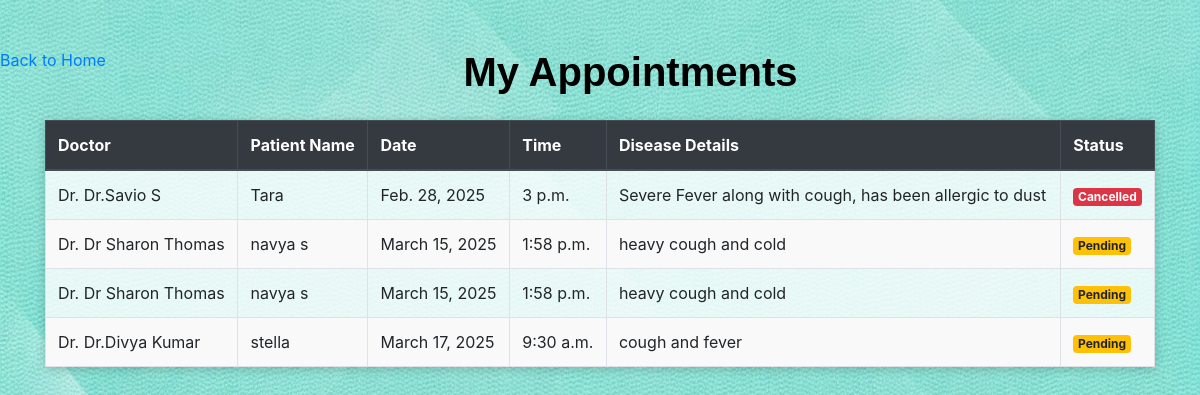
The app's page /appointment_status/ (signed in) with its own data.
### fapk/models.py (models this page shows, shortened)
class Appoinment(models.Model):
    user=models.ForeignKey(usereg,on_delete=models.CASCADE,null=False)
    doc=models.ForeignKey(doctoreg,on_delete=models.CASCADE)
    patientname=models.CharField(max_length=50)
    date=models.DateField()
    time=models.TimeField()
    diseasedetails=models.CharField(max_length=50)
    status = models.CharField(max_length=20, choices=[('Pending', 'Pending'), ('Confirmed', 'Confirmed'), ('Cancelled', 'Cancelled')],default='Pending')

class doctoreg(models.Model):
    doctorname=models.CharField(max_length=100)
    specialization=models.CharField(max_length=100)
    contact=models.IntegerField()
    licenseNumber=models.CharField(max_length=50)
    hospital=models.CharField(max_length=250)
    image=models.ImageField(upload_to='doctorimage/',blank=True,null=True)
    username=models.CharField(max_length=100)
    email=models.EmailField()
    password=models.CharField(max_length=10)
    confirmPassword=models.CharField(max_length=10)

### fapk/views.py (the view)
# urls.py: path('appointment_status/',views.appointment_status, name='appointment_status'),
def appointment_status(request):
    email=request.session.get('email')
    if email:
        obj = get_object_or_404(usereg, email=email)
        appointments = Appoinment.objects.filter(user=obj).order_by('date', 'time')
        return render(request, 'appointment_status.html', {'appointments': appointments})

### fapk/templates/appointment_status.html (shortened to what this page needs)
{% load static %}
<!DOCTYPE html>
<html lang="en">
<head>
    <link rel="stylesheet" href="https://stackpath.bootstrapcdn.com/bootstrap/4.3.1/css/bootstrap.min.css">
</head>
<body>
    <a href="/home/" class="float-left">Back to Home</a>
    <div class="container mt-5">
        <h1 class="mb-4">My Appointments</h1>
        {% if appointments %}
            <table class="table table-bordered">
                <thead class="thead-dark">
                    <tr>
                        <th>Doctor</th>
                        <th>Patient Name</th>
                        <th>Date</th>
                        <th>Time</th>
                        <th>Disease Details</th>
                        <th>Status</th>
                    </tr>
                </thead>
                <tbody>
                    {% for appointment in appointments %}
                    <tr>
                        <td>Dr. {{ appointment.doc.doctorname }}</td>
                        <td>{{ appointment.patientname }}</td>
                        <td>{{ appointment.date }}</td>
                        <td>{{ appointment.time }}</td>
                        <td>{{ appointment.diseasedetails }}</td>
                        <td>
                            {% if appointment.status == "Pending" %}
                                <span class="badge badge-warning">Pending</span>
                            {% elif appointment.status == "Confirmed" %}
                                <span class="badge badge-success">Confirmed</span>
                            {% else %}
                                <span class="badge badge-danger">Cancelled</span>
                            {% endif %}
                        </td>
                    </tr>
                    {% endfor %}
                </tbody>
            </table>
        {% else %}
            <p class="text-muted">No appointments found.</p>
        {% endif %}
    </div>
</body>
</html>

### records on screen
Appoinment: doc.doctorname "Dr.Savio S", patientname "Tara", date "Feb. 28, 2025", time "3 p.m.", diseasedetails "Severe Fever along with cough, has been allergic to dust", status "Cancelled"
Appoinment: doc.doctorname "Dr Sharon Thomas", patientname "navya s", date "March 15, 2025", time "1:58 p.m.", diseasedetails "heavy cough and cold", status "Pending"
Appoinment: doc.doctorname "Dr Sharon Thomas", patientname "navya s", date "March 15, 2025", time "1:58 p.m.", diseasedetails "heavy cough and cold", status "Pending"
Appoinment: doc.doctorname "Dr.Divya Kumar", patientname "stella", date "March 17, 2025", time "9:30 a.m.", diseasedetails "cough and fever", status "Pending"
